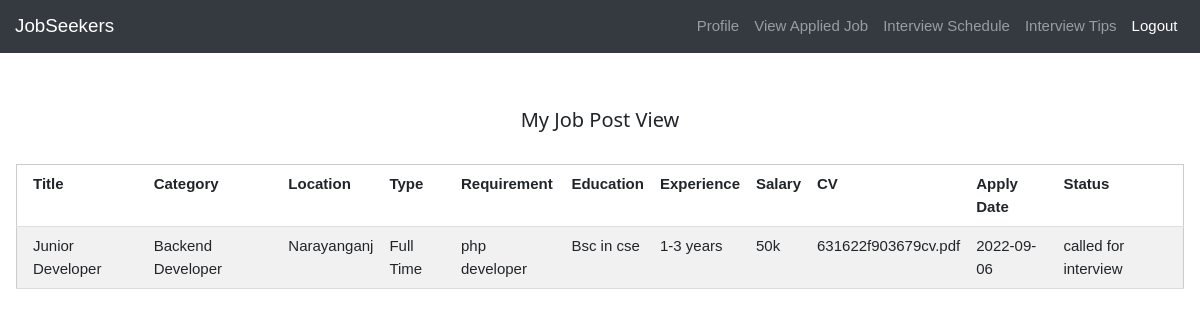
/user/user_appliedjobview.php (signed in), run on the app's committed database.
### tables this page shows
CREATE TABLE `jobapply` (
  `id` varchar(255) NOT NULL,
  `cv` varchar(300) DEFAULT NULL,
  `categoryid` int(11) DEFAULT NULL,
  `jobid` varchar(255) DEFAULT NULL,
  `userid` varchar(255) DEFAULT NULL,
  `applytime` date DEFAULT NULL,
  `status` varchar(255) DEFAULT NULL
);

CREATE TABLE `jobpost` (
  `id` varchar(255) NOT NULL,
  `title` varchar(255) DEFAULT NULL,
  `companyname` varchar(255) DEFAULT NULL,
  `categoryid` int(11) DEFAULT NULL,
  `location` varchar(255) DEFAULT NULL,
  `type` varchar(255) DEFAULT NULL,
  `requirement` varchar(255) DEFAULT NULL,
  `experience` varchar(255) DEFAULT NULL,
  `salary` int(11) DEFAULT NULL,
  `employerid` varchar(255) DEFAULT NULL,
  `editlimit` int(11) DEFAULT NULL,
  `status` varchar(255) DEFAULT NULL,
  `education` varchar(255) DEFAULT NULL,
  `deadline` date DEFAULT NULL
);

CREATE TABLE `category` (
  `id` int(11) NOT NULL,
  `name` varchar(255) DEFAULT NULL,
  `adminid` varchar(255) DEFAULT NULL
);

### user/user_appliedjobview.php (the view, shortened to what this page needs)
<?php
    require '../database.php';
?>
<!DOCTYPE html>
<html lang="en">
<head>
    <link rel="stylesheet" href="../css/stylesheet.css" >
    <link rel="stylesheet" href="../css/bootstrap.min.css">
    <link rel="stylesheet" href="../css/w3.css">
</head>
<body>
<?php
    include 'user_navbar.php';
    $userid=$_SESSION['userid'];
    $viewsql="SELECT  jobapply.id,jobapply.applytime,jobapply.cv,jobapply.status,jobpost.experience,jobpost.requirement,jobpost.education,jobpost.title,category.name,jobpost.location,jobpost.type,jobpost.salary FROM jobapply
    INNER JOIN jobpost ON jobapply.jobid = jobpost.id
    INNER JOIN category ON jobapply.categoryid=category.id
    WHERE jobapply.userid='$userid' ";
    $viewsqlresult=mysqli_query($connection,$viewsql);
?>
<br><br>
<div class="w3-container">
    <h4 style="text-align: center">My Job Post View</h4>
    <br>
    <table class="w3-table-all">
      <tr>
        <th>Title</th>
        <th>Category</th>
        <th>Location</th>
        <th>Type</th>
        <th>Requirement</th>
        <th>Education</th>
        <th>Experience</th>
        <th>Salary</th>
        <th>CV</th>
        <th>Apply Date</th>
        <th>Status</th>
      </tr>
      <?php while ($row = mysqli_fetch_assoc($viewsqlresult))
      {
      ?>
      <tr>
        <td> <?php echo $row['title'] ?></td>
        <td> <?php echo $row['name'] ?></td>
        <td> <?php echo $row['location'] ?></td>
        <td> <?php echo $row['type'] ?></td>
        <td> <?php echo $row['requirement'] ?></td>
        <td> <?php echo $row['education'] ?></td>
        <td> <?php echo $row['experience'] ?></td>
        <td> <?php echo $row['salary'] ?>k</td>
        <td> <?php echo $row['cv'] ?></td>
        <td> <?php echo $row['applytime'] ?></td>
        <td><?php echo $row['status'] ?></td>
      </tr>
      <?php
         }
      ?>
       </table>
  </div>
</body>
</html>

### css/stylesheet.css (style rules this page uses)
body, html { height: 100%; margin: 0; font-family: Arial, Helvetica, sans-serif; }
* { box-sizing: border-box; }

### css/w3.css (style rules this page uses)
html { box-sizing:border-box }
*,*:before,*:after { box-sizing:inherit }
html { -ms-text-size-adjust:100%;-webkit-text-size-adjust:100% }
body { margin:0 }
html,body { font-family:Verdana,sans-serif;font-size:15px;line-height:1.5 }
html { overflow-x:hidden }
h4 { font-size:20px }
h1,h2,h3,h4,h5,h6 { font-family:"Segoe UI",Arial,sans-serif;font-weight:400;margin:10px 0 }
.w3-table,.w3-table-all { border-collapse:collapse;border-spacing:0;width:100%;display:table }
.w3-table-all { border:1px solid #ccc }
.w3-bordered tr,.w3-table-all tr { border-bottom:1px solid #ddd }
.w3-table-all tr:nth-child(odd) { background-color:#fff }
.w3-table-all tr:nth-child(even) { background-color:#f1f1f1 }
.w3-table td,.w3-table th,.w3-table-all td,.w3-table-all th { padding:8px 8px;display:table-cell;text-align:left;vertical-align:top }
.w3-table th:first-child,.w3-table td:first-child,.w3-table-all th:first-child,.w3-table-all td:first-child { padding-left:16px }
.w3-container:after,.w3-container:before,.w3-panel:after,.w3-panel:before,.w3-row:after,.w3-row:before,.w3-row-padding:after,.w3-row-padding:before, .w3-cell-row:before,.w3-cell-row:after,.w3-clear:after,.w3-clear:before,.w3-bar:before,.w3-bar:after { content:"";display:table;clear:both }
.w3-container,.w3-panel { padding:0.01em 16px }

### data on the page
jobapply: jobid.title "Junior Developer", categoryid.name "Backend Developer", jobid.location "Narayanganj", jobid.type "Full Time", jobid.requirement "php developer", jobid.education "Bsc in cse", jobid.experience "1-3 years", jobid.salary "50", cv "631622f903679cv.pdf", applytime "2022-09-06", status "called for interview"
